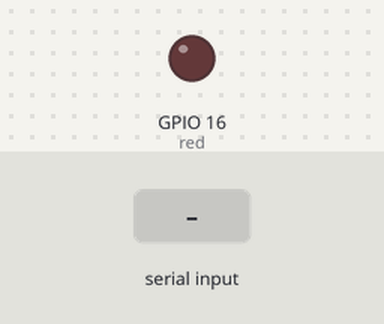
The program below on a simulated Raspberry Pi (BCM pin numbers). Parts: output pins drawn as LEDs (lit = HIGH). The inputs (shaded band) are chosen by the test bench. What the program prints to the terminal is not drawn.

Above: at 1.2 s.
1.3 s: "x" typed at the terminal, then Enter
At 1.8 s:
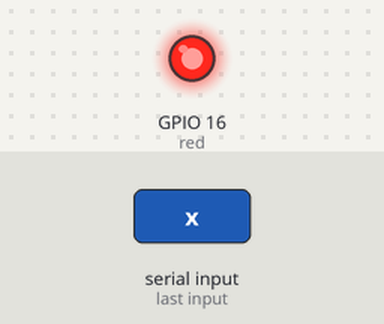
2.8 s: "o" typed at the terminal, then Enter
At 4.1 s:
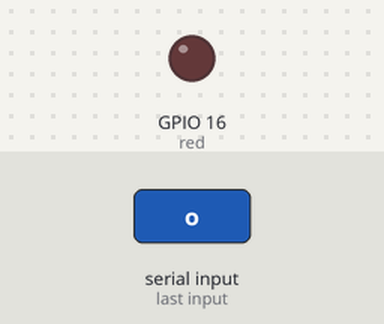
Timing chart, 0 to 5.8 s (numbered marks = the images above; inputs shaded):
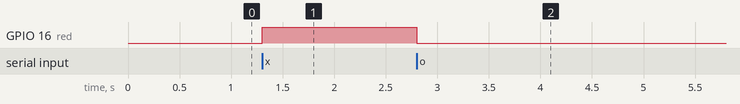

The program:

input03.py
```python
import RPi.GPIO as GPIO
import time

red = 16

GPIO.setmode(GPIO.BCM)

GPIO.setup(red,GPIO.OUT)

try:
	while True:
		key = input("키 입력: ")
		if(key == "o"):
			GPIO.output(red,False)
		elif(key == "x"):
			GPIO.output(red,True)
except KeyboardInterrupt:
	GPIO.cleanup()
```

Measured:
- after the input at 1.3 s, GPIO 16 (red): LOW → HIGH at once
- after the input at 2.8 s, GPIO 16 (red): HIGH → LOW at once
